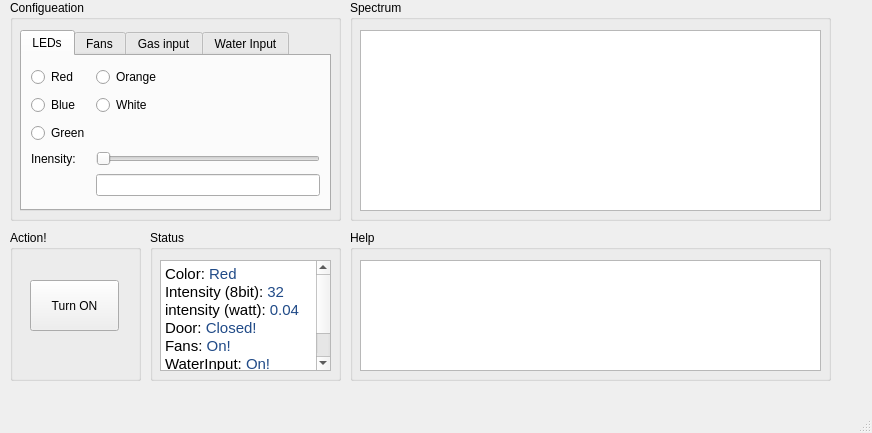
<?xml version="1.0" encoding="UTF-8"?>
<ui version="4.0">
 <class>MainWindow</class>
 <widget class="QMainWindow" name="MainWindow">
  <property name="geometry">
   <rect>
    <x>0</x>
    <y>0</y>
    <width>872</width>
    <height>433</height>
   </rect>
  </property>
  <property name="windowTitle">
   <string>MainWindow</string>
  </property>
  <widget class="QWidget" name="centralwidget">
   <widget class="QGroupBox" name="groupBox">
    <property name="geometry">
     <rect>
      <x>10</x>
      <y>0</y>
      <width>331</width>
      <height>221</height>
     </rect>
    </property>
    <property name="title">
     <string>Configueation</string>
    </property>
    <widget class="QTabWidget" name="tabWidget">
     <property name="geometry">
      <rect>
       <x>10</x>
       <y>30</y>
       <width>311</width>
       <height>181</height>
      </rect>
     </property>
     <property name="tabShape">
      <enum>QTabWidget::Rounded</enum>
     </property>
     <property name="currentIndex">
      <number>0</number>
     </property>
     <widget class="QWidget" name="LED">
      <attribute name="title">
       <string>LEDs</string>
      </attribute>
      <layout class="QGridLayout" name="gridLayout">
       <item row="0" column="0">
        <widget class="QRadioButton" name="RedLED">
         <property name="text">
          <string>Red</string>
         </property>
        </widget>
       </item>
       <item row="6" column="1">
        <widget class="QLineEdit" name="IntensityLineEdit"/>
       </item>
       <item row="0" column="1">
        <widget class="QRadioButton" name="OrangeLED">
         <property name="text">
          <string>Orange</string>
         </property>
        </widget>
       </item>
       <item row="5" column="0">
        <widget class="QLabel" name="label_3">
         <property name="text">
          <string>Inensity:</string>
         </property>
        </widget>
       </item>
       <item row="4" column="0">
        <widget class="QRadioButton" name="GreenLED">
         <property name="text">
          <string>Green</string>
         </property>
        </widget>
       </item>
       <item row="5" column="1">
        <widget class="QSlider" name="IntensityBar">
         <property name="orientation">
          <enum>Qt::Horizontal</enum>
         </property>
        </widget>
       </item>
       <item row="1" column="0">
        <widget class="QRadioButton" name="BlueLED">
         <property name="text">
          <string>Blue</string>
         </property>
        </widget>
       </item>
       <item row="1" column="1">
        <widget class="QRadioButton" name="WhiteLED">
         <property name="text">
          <string>White</string>
         </property>
        </widget>
       </item>
      </layout>
     </widget>
     <widget class="QWidget" name="tab_2">
      <attribute name="title">
       <string>Fans</string>
      </attribute>
      <widget class="QRadioButton" name="FanOn">
       <property name="geometry">
        <rect>
         <x>20</x>
         <y>20</y>
         <width>112</width>
         <height>23</height>
        </rect>
       </property>
       <property name="text">
        <string>On</string>
       </property>
      </widget>
      <widget class="QRadioButton" name="FanOff">
       <property name="geometry">
        <rect>
         <x>20</x>
         <y>50</y>
         <width>112</width>
         <height>23</height>
        </rect>
       </property>
       <property name="text">
        <string>Off</string>
       </property>
      </widget>
     </widget>
     <widget class="QWidget" name="tab">
      <attribute name="title">
       <string>Gas input</string>
      </attribute>
      <widget class="QRadioButton" name="GasInOn">
       <property name="geometry">
        <rect>
         <x>20</x>
         <y>20</y>
         <width>112</width>
         <height>23</height>
        </rect>
       </property>
       <property name="text">
        <string>On</string>
       </property>
      </widget>
      <widget class="QRadioButton" name="GasInOff">
       <property name="geometry">
        <rect>
         <x>20</x>
         <y>50</y>
         <width>112</width>
         <height>23</height>
        </rect>
       </property>
       <property name="text">
        <string>Off</string>
       </property>
      </widget>
      <widget class="QLabel" name="label">
       <property name="geometry">
        <rect>
         <x>120</x>
         <y>20</y>
         <width>81</width>
         <height>21</height>
        </rect>
       </property>
       <property name="text">
        <string>FlowRate</string>
       </property>
      </widget>
      <widget class="QLineEdit" name="GasFlowRateLineEdit">
       <property name="geometry">
        <rect>
         <x>120</x>
         <y>40</y>
         <width>113</width>
         <height>25</height>
        </rect>
       </property>
      </widget>
     </widget>
     <widget class="QWidget" name="tab_3">
      <attribute name="title">
       <string>Water Input</string>
      </attribute>
      <widget class="QRadioButton" name="WaterInOn">
       <property name="geometry">
        <rect>
         <x>20</x>
         <y>20</y>
         <width>112</width>
         <height>23</height>
        </rect>
       </property>
       <property name="text">
        <string>On</string>
       </property>
      </widget>
      <widget class="QLabel" name="label_2">
       <property name="geometry">
        <rect>
         <x>120</x>
         <y>20</y>
         <width>81</width>
         <height>21</height>
        </rect>
       </property>
       <property name="text">
        <string>FlowRate</string>
       </property>
      </widget>
      <widget class="QLineEdit" name="WaterFlowRateLineEdit">
       <property name="geometry">
        <rect>
         <x>120</x>
         <y>40</y>
         <width>113</width>
         <height>25</height>
        </rect>
       </property>
      </widget>
      <widget class="QRadioButton" name="WaterInOff">
       <property name="geometry">
        <rect>
         <x>20</x>
         <y>50</y>
         <width>112</width>
         <height>23</height>
        </rect>
       </property>
       <property name="text">
        <string>Off</string>
       </property>
      </widget>
     </widget>
    </widget>
   </widget>
   <widget class="QGroupBox" name="groupBox_2">
    <property name="geometry">
     <rect>
      <x>150</x>
      <y>230</y>
      <width>191</width>
      <height>151</height>
     </rect>
    </property>
    <property name="title">
     <string>Status</string>
    </property>
    <widget class="QTextBrowser" name="StatusText">
     <property name="geometry">
      <rect>
       <x>10</x>
       <y>30</y>
       <width>171</width>
       <height>111</height>
      </rect>
     </property>
     <property name="html">
      <string>&lt;!DOCTYPE HTML PUBLIC &quot;-//W3C//DTD HTML 4.0//EN&quot; &quot;http://www.w3.org/TR/REC-html40/strict.dtd&quot;&gt;
&lt;html&gt;&lt;head&gt;&lt;meta name=&quot;qrichtext&quot; content=&quot;1&quot; /&gt;&lt;style type=&quot;text/css&quot;&gt;
p, li { white-space: pre-wrap; }
&lt;/style&gt;&lt;/head&gt;&lt;body style=&quot; font-family:'Ubuntu'; font-size:11pt; font-weight:400; font-style:normal;&quot;&gt;
&lt;p style=&quot; margin-top:0px; margin-bottom:0px; margin-left:0px; margin-right:0px; -qt-block-indent:0; text-indent:0px;&quot;&gt;Color: &lt;span style=&quot; color:#204a87;&quot;&gt;Red&lt;/span&gt;&lt;/p&gt;
&lt;p style=&quot; margin-top:0px; margin-bottom:0px; margin-left:0px; margin-right:0px; -qt-block-indent:0; text-indent:0px;&quot;&gt;Intensity (8bit): &lt;span style=&quot; color:#204a87;&quot;&gt;32&lt;/span&gt;&lt;/p&gt;
&lt;p style=&quot; margin-top:0px; margin-bottom:0px; margin-left:0px; margin-right:0px; -qt-block-indent:0; text-indent:0px;&quot;&gt;intensity (watt): &lt;span style=&quot; color:#204a87;&quot;&gt;0.04&lt;/span&gt;&lt;/p&gt;
&lt;p style=&quot; margin-top:0px; margin-bottom:0px; margin-left:0px; margin-right:0px; -qt-block-indent:0; text-indent:0px;&quot;&gt;Door: &lt;span style=&quot; color:#204a87;&quot;&gt;Closed!&lt;/span&gt;&lt;/p&gt;
&lt;p style=&quot; margin-top:0px; margin-bottom:0px; margin-left:0px; margin-right:0px; -qt-block-indent:0; text-indent:0px;&quot;&gt;Fans: &lt;span style=&quot; color:#204a87;&quot;&gt;On!&lt;/span&gt;&lt;/p&gt;
&lt;p style=&quot; margin-top:0px; margin-bottom:0px; margin-left:0px; margin-right:0px; -qt-block-indent:0; text-indent:0px;&quot;&gt;WaterInput: &lt;span style=&quot; color:#204a87;&quot;&gt;On!&lt;/span&gt;&lt;/p&gt;
&lt;p style=&quot; margin-top:0px; margin-bottom:0px; margin-left:0px; margin-right:0px; -qt-block-indent:0; text-indent:0px;&quot;&gt;GasInput: &lt;span style=&quot; color:#204a87;&quot;&gt;On!&lt;/span&gt;&lt;/p&gt;
&lt;p style=&quot;-qt-paragraph-type:empty; margin-top:0px; margin-bottom:0px; margin-left:0px; margin-right:0px; -qt-block-indent:0; text-indent:0px;&quot;&gt;&lt;br /&gt;&lt;/p&gt;&lt;/body&gt;&lt;/html&gt;</string>
     </property>
    </widget>
   </widget>
   <widget class="QGroupBox" name="groupBox_3">
    <property name="geometry">
     <rect>
      <x>10</x>
      <y>230</y>
      <width>131</width>
      <height>151</height>
     </rect>
    </property>
    <property name="title">
     <string>Action!</string>
    </property>
    <widget class="QPushButton" name="TurnOnButt">
     <property name="geometry">
      <rect>
       <x>20</x>
       <y>50</y>
       <width>89</width>
       <height>51</height>
      </rect>
     </property>
     <property name="text">
      <string>Turn ON</string>
     </property>
    </widget>
   </widget>
   <widget class="QGroupBox" name="groupBox_4">
    <property name="geometry">
     <rect>
      <x>350</x>
      <y>0</y>
      <width>481</width>
      <height>221</height>
     </rect>
    </property>
    <property name="title">
     <string>Spectrum</string>
    </property>
    <widget class="QGraphicsView" name="SpectrumViewer">
     <property name="geometry">
      <rect>
       <x>10</x>
       <y>30</y>
       <width>461</width>
       <height>181</height>
      </rect>
     </property>
    </widget>
   </widget>
   <widget class="QGroupBox" name="groupBox_5">
    <property name="geometry">
     <rect>
      <x>350</x>
      <y>230</y>
      <width>481</width>
      <height>151</height>
     </rect>
    </property>
    <property name="title">
     <string>Help</string>
    </property>
    <widget class="QTextBrowser" name="HelpText">
     <property name="geometry">
      <rect>
       <x>10</x>
       <y>30</y>
       <width>461</width>
       <height>111</height>
      </rect>
     </property>
    </widget>
   </widget>
  </widget>
  <widget class="QMenuBar" name="menubar">
   <property name="geometry">
    <rect>
     <x>0</x>
     <y>0</y>
     <width>872</width>
     <height>22</height>
    </rect>
   </property>
  </widget>
  <widget class="QStatusBar" name="statusbar"/>
 </widget>
 <resources/>
 <connections/>
</ui>
